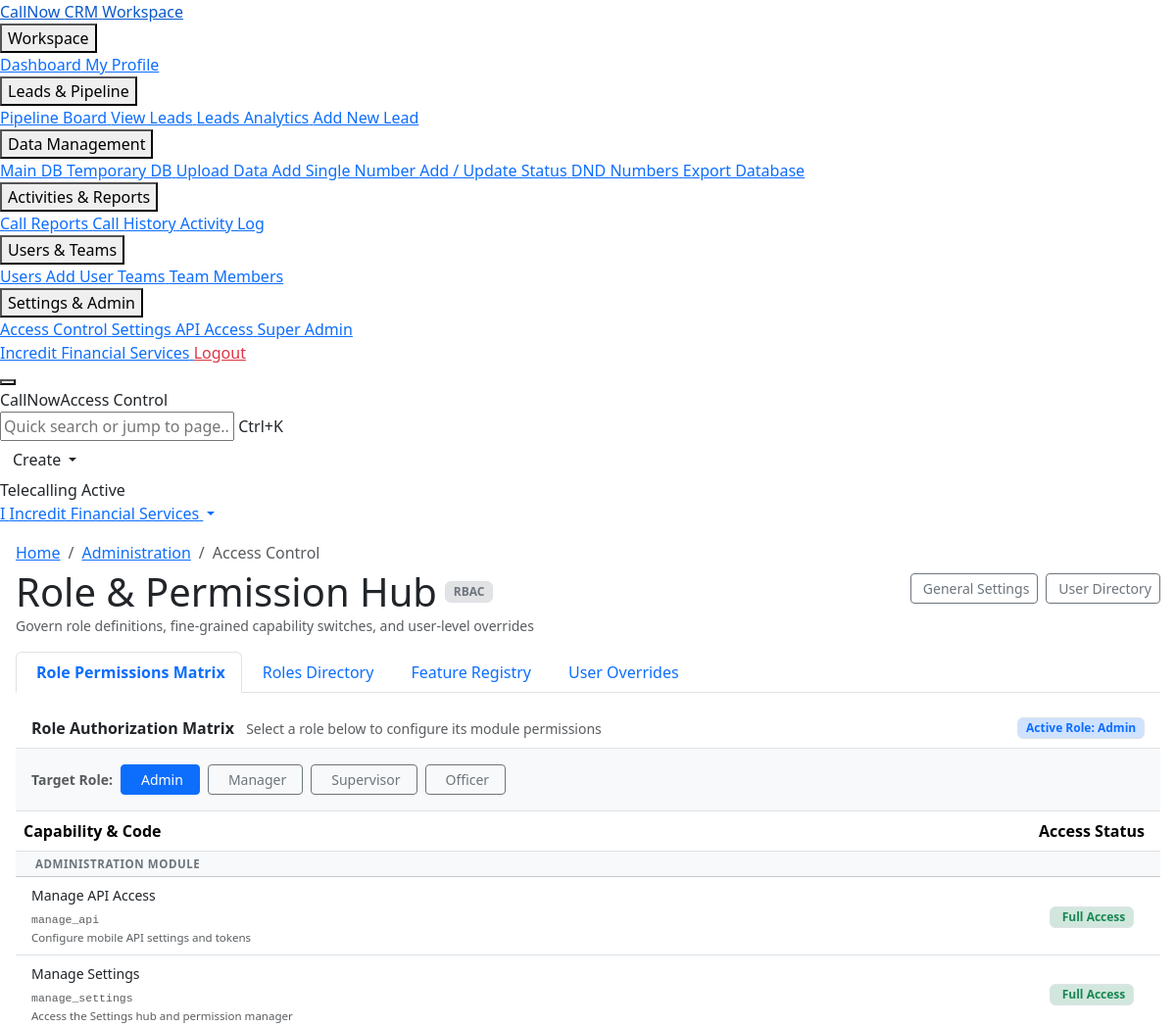
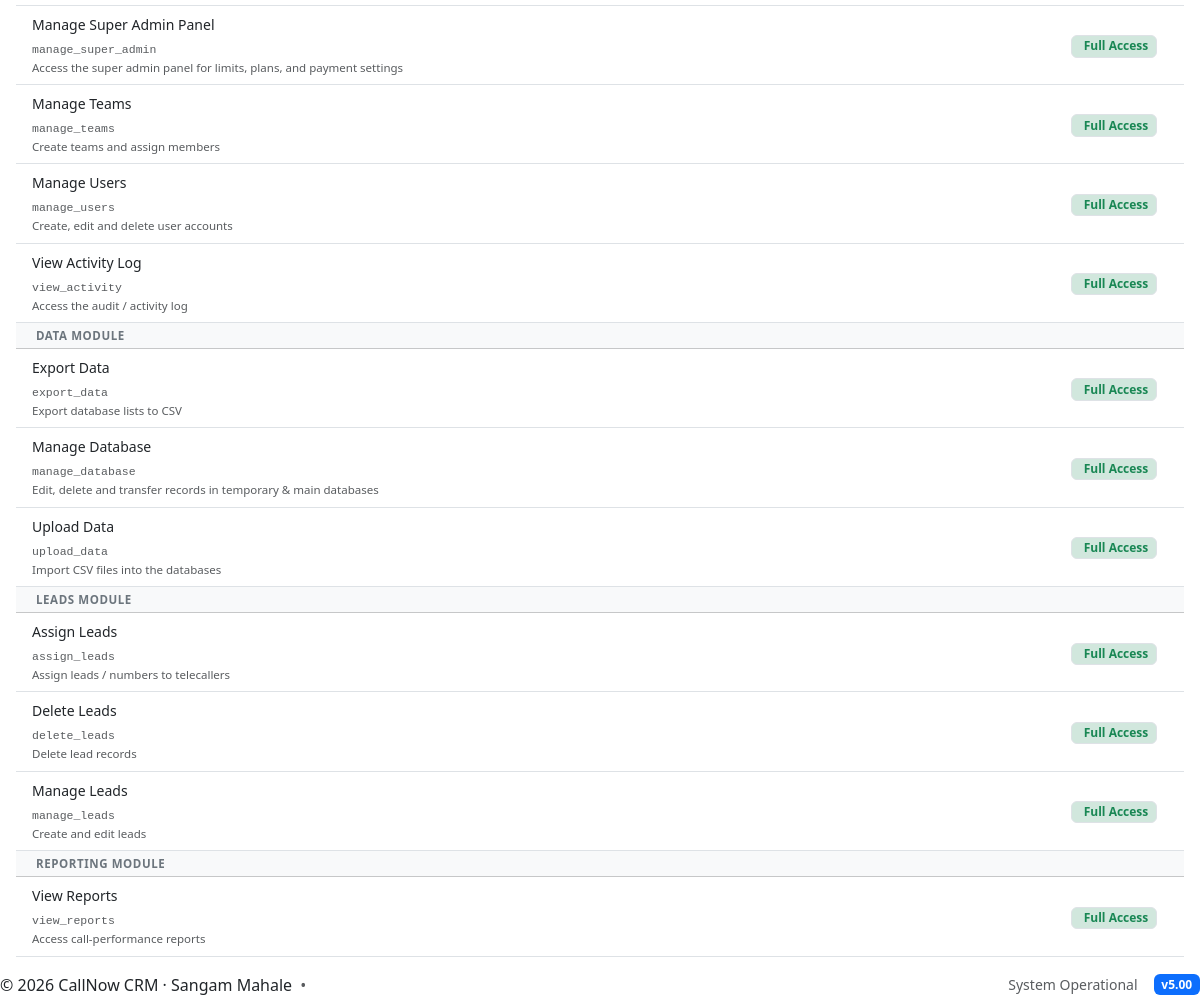
Screenshot of /modules/settings/permissions_manager.php (signed in) with the database file from the repository (2 pictures, top to bottom).
### tables this page shows
CREATE TABLE IF NOT EXISTS `roles` (
  `id` int(11) NOT NULL AUTO_INCREMENT,
  `role_name` varchar(50) NOT NULL,
  `description` varchar(255) DEFAULT '',
  `is_system` tinyint(1) NOT NULL DEFAULT 0,
  `created_at` datetime DEFAULT current_timestamp(),
  PRIMARY KEY (`id`),
  UNIQUE KEY `role_name` (`role_name`)
);

CREATE TABLE IF NOT EXISTS `permissions` (
  `id` int(11) NOT NULL AUTO_INCREMENT,
  `permission_key` varchar(50) NOT NULL,
  `label` varchar(100) NOT NULL,
  `category` varchar(50) DEFAULT 'General',
  `description` text DEFAULT NULL,
  `is_system` tinyint(1) NOT NULL DEFAULT 0,
  `created_at` datetime DEFAULT current_timestamp(),
  PRIMARY KEY (`id`),
  UNIQUE KEY `permission_key` (`permission_key`)
);

### php_scripts/config.php (called while the page is built, shortened)
<?php
    if (!function_exists('url')) {
        function url(string $path): string {
            $path = ltrim($path, '/');
            $path = preg_replace('/\.php$/', '', $path);
            return (defined('APP_BASE') ? APP_BASE : '') . '/' . $path;
        }
    }
    if (!function_exists('tn')) {
        function tn(string $name): string {
            if (defined($name)) {
                $v = constant($name);
                if ($v !== '' && $v !== $name) return $v;
            }
            return $GLOBALS['__cn_tbl_override'][$name] ?? $name;
        }
    }
?>

### php_scripts/permissions.php (called while the page is built, shortened)
<?php
if (!function_exists('getTBL_PERMISSIONSeed')) {
    function getAllTBL_PERMISSIONS(mysqli $link): array {
        $out = [];
        $res = mysqli_query($link, "SELECT id, permission_key, label, category, description, is_system FROM " . tn('TBL_PERMISSIONS') . " ORDER BY category, label");
        if ($res) while ($r = mysqli_fetch_assoc($res)) $out[] = $r;
        return $out;
    }
    function getAllPermissions(mysqli $link): array {
        return getAllTBL_PERMISSIONS($link);
    }
    function getPermissionsByCategory(mysqli $link): array {
        return getTBL_PERMISSIONSByCategory($link);
    }
    function getTBL_PERMISSIONSByCategory(mysqli $link): array {
        $grouped = [];
        foreach (getAllTBL_PERMISSIONS($link) as $p) {
            $grouped[$p['category']][] = $p;
        }
        return $grouped;
    }
}

### modules/settings/permissions_manager.php (the view, shortened to what this page needs)
<?php
require_once __DIR__ . '/../../php_scripts/auth.php';
require_once __DIR__ . '/../../php_scripts/team_auth.php';
require_once __DIR__ . '/../../php_scripts/permissions.php';
$tab = $_GET['tab'] ?? 'role_perms';
$selectedRole = $_GET['role'] ?? null;
$allRoles = [];
$ar = mysqli_query($link, "SELECT r.*, (SELECT COUNT(*) FROM " . tn('TBL_USERS') . " WHERE ROLE = r.role_name AND ROLE != 'Super Admin') as user_count FROM " . tn('TBL_ROLES') . " r WHERE r.role_name != 'Super Admin' ORDER BY r.is_system DESC, r.id");
if ($ar) while ($a = mysqli_fetch_assoc($ar)) $allRoles[] = $a;
$allPermissions = getAllPermissions($link);
$permsByCat = getPermissionsByCategory($link);
if ($selectedRole === null && !empty($allRoles)) {
    $selectedRole = $allRoles[0]['role_name'];
}
$rolePerms = [];
if ($selectedRole) {
    $rp = mysqli_query($link, "SELECT permission_key, permission_value FROM " . tn('TBL_ROLE_PERMISSIONS') . " WHERE role = '" . mysqli_real_escape_string($link, $selectedRole) . "'");
    while ($rp && $row = mysqli_fetch_assoc($rp)) $rolePerms[$row['permission_key']] = (int)$row['permission_value'];
}
?>
<?php $pageTitle = 'Access Control - CallNow CRM'; include __DIR__ . '/../../php_scripts/header.php'; ?>
<div class="container-fluid px-3 py-3" style="max-width: 1200px;">
    <div class="module-header d-flex justify-content-between align-items-center flex-wrap gap-2 mb-3">
        <div>
            <nav aria-label="breadcrumb">
                <ol class="breadcrumb mb-1">
                    <li class="breadcrumb-item"><a href="<?= url('dashboard.php') ?>">Home</a></li>
                    <li class="breadcrumb-item"><a href="<?= url('modules/settings/settings.php') ?>">Administration</a></li>
                    <li class="breadcrumb-item active" aria-current="page">Access Control</li>
                </ol>
            </nav>
            <div class="d-flex align-items-center gap-2">
                <h1 class="page-title mb-0">Role &amp; Permission Hub</h1>
                <span class="badge bg-secondary-subtle text-secondary border">RBAC</span>
            </div>
            <p class="text-muted small mb-0">Govern role definitions, fine-grained capability switches, and user-level overrides</p>
        </div>
        <div class="d-flex align-items-center gap-2">
            <a href="<?= url('modules/settings/settings.php') ?>" class="btn btn-outline-secondary btn-sm">
                <i class="bi bi-sliders me-1"></i> General Settings
            </a>
            <a href="<?= url('modules/users/users_view.php') ?>" class="btn btn-outline-secondary btn-sm">
                <i class="bi bi-people me-1"></i> User Directory
            </a>
        </div>
    </div>
    <ul class="nav nav-tabs mb-3 border-bottom">
        <li class="nav-item">
            <a class="nav-link <?= $tab==='role_perms'?'active fw-semibold text-primary':'' ?>" href="<?= url('modules/settings/permissions_manager.php') ?>?tab=role_perms">
                <i class="bi bi-shield-check me-1"></i> Role Permissions Matrix
            </a>
        </li>
        <li class="nav-item">
            <a class="nav-link <?= $tab==='roles'?'active fw-semibold text-primary':'' ?>" href="<?= url('modules/settings/permissions_manager.php') ?>?tab=roles">
                <i class="bi bi-diagram-3 me-1"></i> Roles Directory
            </a>
        </li>
        <li class="nav-item">
            <a class="nav-link <?= $tab==='features'?'active fw-semibold text-primary':'' ?>" href="<?= url('modules/settings/permissions_manager.php') ?>?tab=features">
                <i class="bi bi-key me-1"></i> Feature Registry
            </a>
        </li>
        <li class="nav-item">
            <a class="nav-link <?= $tab==='user_access'?'active fw-semibold text-primary':'' ?>" href="<?= url('modules/settings/permissions_manager.php') ?>?tab=user_access">
                <i class="bi bi-person-gear me-1"></i> User Overrides
            </a>
        </li>
    </ul>
    <?php if ($tab === 'role_perms'): ?>
    <div class="crm-card">
        <div class="card-header bg-white py-2 px-3 border-bottom d-flex justify-content-between align-items-center flex-wrap gap-2">
            <div>
                <span class="fw-semibold text-dark">Role Authorization Matrix</span>
                <span class="text-muted small ms-2">Select a role below to configure its module permissions</span>
            </div>
            <span class="badge bg-primary-subtle text-primary border">Active Role: <?= htmlspecialchars($selectedRole ?? 'None') ?></span>
        </div>
        <div class="p-3 bg-light border-bottom">
            <div class="d-flex align-items-center gap-2 flex-wrap">
                <span class="small text-muted fw-semibold">Target Role:</span>
                <?php foreach ($allRoles as $role): ?>
                    <a href="<?= url('modules/settings/permissions_manager.php') ?>?tab=role_perms&role=<?= urlencode($role['role_name']) ?>" class="btn btn-sm <?= $selectedRole===$role['role_name']?'btn-primary':'btn-outline-secondary' ?> py-1 px-3">
                        <i class="bi bi-person-badge me-1"></i> <?= htmlspecialchars($role['role_name']) ?>
                    </a>
                <?php endforeach; ?>
            </div>
        </div>
        <div class="card-body p-0">
            <?php if ($selectedRole): ?>
            <form method="POST">
                <div class="table-responsive">
                    <table class="table crm-table align-middle mb-0">
                        <thead>
                            <tr>
                                <th style="min-width: 250px;">Capability &amp; Code</th>
                                <th style="width: 140px;" class="text-center">Access Status</th>
                            </tr>
                        </thead>
                        <tbody>
                            <?php foreach ($permsByCat as $cat => $plist): ?>
                                <tr class="table-light">
                                    <td colspan="2" class="fw-bold text-uppercase text-secondary py-1 px-3" style="font-size: 0.72rem; letter-spacing: 0.05em;">
                                        <i class="bi bi-folder2-open me-1"></i> <?= htmlspecialchars($cat) ?> Module
                                    </td>
                                </tr>
                                <?php foreach ($plist as $p): ?>
                                <tr>
                                    <td class="ps-3">
                                        <div class="fw-medium text-dark small"><?= htmlspecialchars($p['label']) ?></div>
                                        <code class="text-muted font-monospace" style="font-size: 0.72rem;"><?= htmlspecialchars($p['permission_key']) ?></code>
                                        <?php if (!empty($p['description'])): ?>
                                            <div class="text-muted" style="font-size: 0.72rem;"><?= htmlspecialchars($p['description']) ?></div>
                                        <?php endif; ?>
                                    </td>
                                    <td class="text-center">
                                        <?php if ($selectedRole === 'Admin'): ?>
                                            <span class="badge bg-success-subtle text-success border">
                                                <i class="bi bi-check-lg me-1"></i> Full Access
                                            </span>
                                        <?php else: ?>
                                            <div class="form-check form-switch d-inline-block">
                                                <input class="form-check-input" type="checkbox" name="perm_<?= $p['permission_key'] ?>" value="1" <?= ($rolePerms[$p['permission_key']] ?? 0) ? 'checked' : '' ?>>
                                            </div>
                                        <?php endif; ?>
                                    </td>
                                </tr>
                                <?php endforeach; ?>
                            <?php endforeach; ?>
                        </tbody>
                    </table>
                </div>
            </form>
            <?php endif; ?>
        </div>
    </div>
    <?php endif; ?>
</div>
<?php include __DIR__ . '/../../php_scripts/footer.php'; ?>

### rows the page displays
roles: role_name "Admin"
roles: role_name "Manager"
roles: role_name "Supervisor"
roles: role_name "Officer"
permissions: label "Manage API Access", permission_key "manage_api", description "Configure mobile API settings and tokens"
permissions: label "Manage Settings", permission_key "manage_settings", description "Access the Settings hub and permission manager"
permissions: label "Manage Super Admin Panel", permission_key "manage_super_admin", description "Access the super admin panel for limits, plans, and payment settings"
permissions: label "Manage Teams", permission_key "manage_teams", description "Create teams and assign members"
permissions: label "Manage Users", permission_key "manage_users", description "Create, edit and delete user accounts"
permissions: label "View Activity Log", permission_key "view_activity", description "Access the audit / activity log"
permissions: label "Export Data", permission_key "export_data", description "Export database lists to CSV"
permissions: label "Manage Database", permission_key "manage_database", description "Edit, delete and transfer records in temporary & main databases"
permissions: label "Upload Data", permission_key "upload_data", description "Import CSV files into the databases"
permissions: label "Assign Leads", permission_key "assign_leads", description "Assign leads / numbers to telecallers"
permissions: label "Delete Leads", permission_key "delete_leads", description "Delete lead records"
permissions: label "Manage Leads", permission_key "manage_leads", description "Create and edit leads"
permissions: label "View Reports", permission_key "view_reports", description "Access call-performance reports"

### other values shown
$_SESSION['name'] "Incredit Financial Services"
$userInitial "I"
$userName "Incredit Financial Services"
$cat "ADMINISTRATION"
$cat "DATA"
$cat "LEADS"
$cat "REPORTING"
